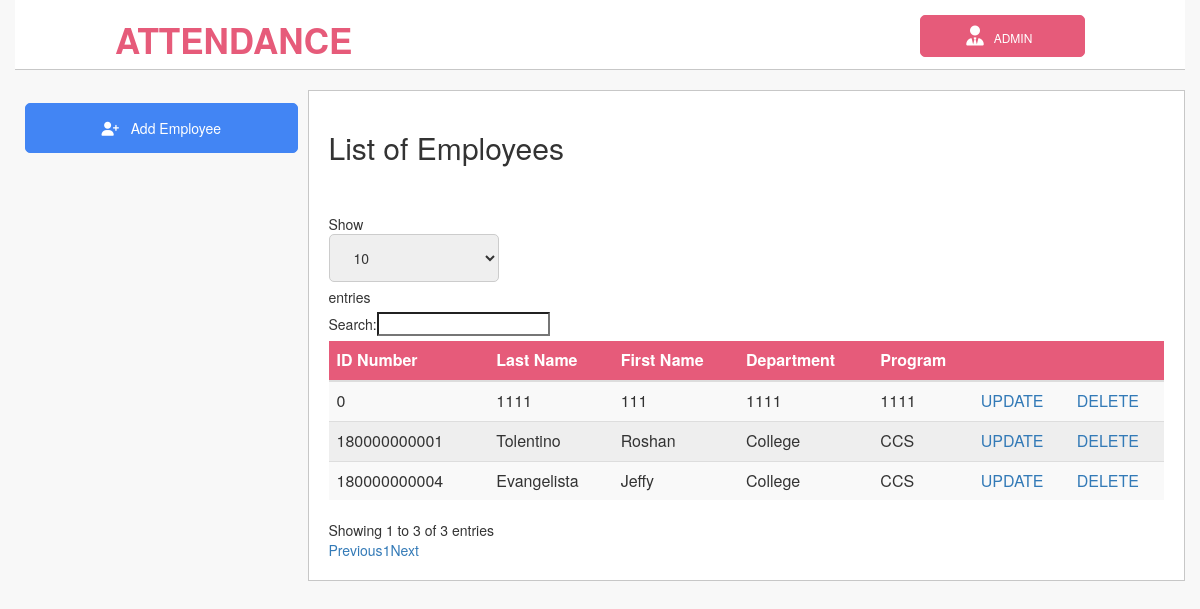
Screenshot of /admin/manage_employee.php (signed in) with the database file from the repository.
### tables this page shows
CREATE TABLE `employee` (
  `id_number` decimal(50,0) NOT NULL,
  `lastname` varchar(50) NOT NULL,
  `firstname` varchar(50) NOT NULL,
  `department` varchar(50) NOT NULL,
  `program` varchar(50) NOT NULL
);

### admin/manage_employee.php (the view, shortened to what this page needs)
<?php $conn = mysqli_connect("localhost", "root", "", "attendance");
?>
<!DOCTYPE html>
<html>
<head>
<link rel="stylesheet" href="../css/homestylesheet.css">
<link rel="stylesheet" href="https://maxcdn.bootstrapcdn.com/bootstrap/3.3.7/css/bootstrap.min.css">
</head>
<body>
<div class="col-12 col-t-12 header-brand">
<a href="admin_home.php" class="brand-name" >Attendance</a>
  <div class="dropdown" style="float: right;">
    <button class="dropbtn"  ><i class="fas fa-user-tie" style="font-size:20px"></i> &nbsp; admin &nbsp;</button>
  </div>
</div>
<div class=" col-3 col-t-2 nav-area">
    <div class=" menu">
	<button onclick="document.getElementById('id01').style.display='block'" style="width:100%;" class="button"><i class="fas fa-user-plus"></i>  &nbsp; <label class= "button-label">Add Employee</label></button>
</div>
</div>
<div class=" col-9 col-t-10 main">
<section id="burn">
	<div class="container">
		<h2>List of Employees</h2>
	</div>
</section>
<section id="burn2">
 <form method="post">
		<div class="container">
			<div class="row">
				<div class="col-md-12">
					<table class="table table-striped" id="mytable">
						<thead>
							<tr>
							<th>ID Number</th>
              <th>Last Name</th>
              <th>First Name</th>
              <th>Department</th>
              <th>Program</th>
              <th></th>
              <th></th>
			</tr>
						</thead>
						<tbody>
							<?php
								$sql="SELECT * from employee";
								$result = mysqli_query ($conn, $sql);
								while ($row = mysqli_fetch_assoc($result)) {?>
																<td><?php echo $row['id_number']; ?></td>
                                <td><?php echo $row['lastname']; ?></td>
                                <td><?php echo $row['firstname']; ?></td>
                                <td><?php echo $row['department']; ?></td>
                                <td><?php echo $row['program']; ?></td>
                                <td><a href="editEmployee.php?edit=<?php echo $row['id_number']; ?>">UPDATE</a></td>
                                <td><a href="manage_employee.php?del=<?php echo $row['id_number']; ?>">DELETE</a></td>
								<?php } ?>
						</tbody>
					</table>
								</div>
							</div>
						</div>
					</div>
</body>
</html>

### css/homestylesheet.css (style rules this page uses)
* { padding: 0; margin: 0; box-sizing: border-box; text-decoration: none; }
html { margin: 0px 15px 15px 15px; font-family:sans-serif; background-color: #f8f8f8; }
.header-brand { padding:15px 30px ; background-color: #ffffff; display: block; height: 70px; width: auto; text-align: center; border-bottom: 1px solid #c7c7c7 }
.brand-name { padding-top: 5px; float: left; color: #E65B7A; font-weight: bold; text-transform:uppercase; font-size: 20px; }
.header-brand button { border: 1px solid #E65B7A; border-radius:5px; text-transform: uppercase; color: #ffffff; background-color: #E65B7A; padding: 10px 20px; font-size: 12px; cursor: pointer; }
.dropdown { position: relative; display: inline-block; }
.nav-area { padding: 10px; }
.button { background-color: #4285f4; color: #ffffff; padding: 14px 20px; margin: 3px 0; cursor: pointer; width: 100%; border: 1px solid #4285f4; border-radius: 5px; }
.main { border: 1px solid #c7c7c7; background-color: #ffffff; }
table { border-collapse: collapse; width: 100%; }
th, td { text-align: left; padding: 8px; }
th { background-color: #E65B7A; color: white; }
[class*="col-"] { float: left; }
[class*="col-"] { width: 100%; }
@media only screen and (min-width: 1036px) { .col-3 { width: 25%; } }
@media only screen and (min-width: 1036px) { .col-9 { width: 75%; } }
@media only screen and (min-width: 1036px) { .col-12 { width: 100%; } }
@media only screen and (min-width: 1036px) { .header-brand { margin-bottom: 20px; padding:15px 100px ; } }
@media only screen and (min-width: 1036px) { .brand-name { padding-top: 0px; font-size: 35px; } }
@media only screen and (min-width: 1036px) { .header-brand button { padding: 10px 45px; } }
@media only screen and (min-width: 1036px) { .nav-area { height: calc(100vh - 120px); } }

### admin/manage_employee.php (style rules this page uses)
label { font-weight:normal !important; }
div.container { width: 100%; padding:20px; }
.button-label { margin-bottom: 0px !important; }
body { background-color: #f8f8f8 !important; }

### rows the page displays
employee: id_number "180000000001", lastname "Tolentino", firstname "Roshan", department "College", program "CCS"
employee: id_number "180000000004", lastname "Evangelista", firstname "Jeffy", department "College", program "CCS"
employee: id_number "0", lastname "1111", firstname "111", department "1111", program "1111"
